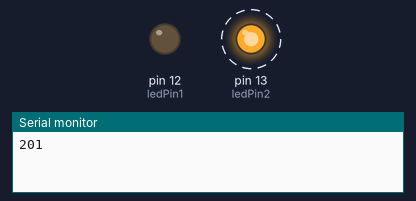
A sketch run on a simulated Arduino Uno, built with avr-gcc and run on an emulated ATmega328P. On the bench: output pins drawn as LEDs (lit = HIGH), the last lines printed to the serial monitor. Dashed ring = blinking.

Above: at 0.5 s.
At 2.5 s:
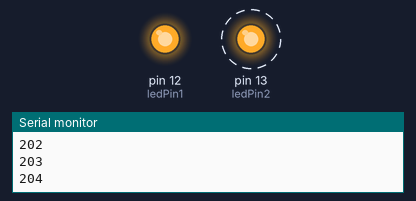
Timing chart, 0 to 5.2 s (numbered marks = the images above):
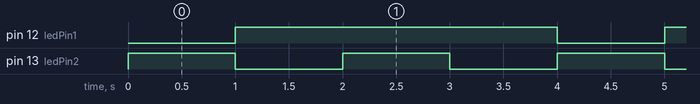

Measured:
- by itself, pin 12 (ledPin1): alternates HIGH for 3.0 s and LOW for 1.0 s
- by itself, pin 13 (ledPin2): alternates HIGH for 1.0 s and LOW for 1.0 s
- by itself, everything shown: repeats every 4.0 s, in 6 steps

The sketch:

multiplo2ou3.ino
```cpp
// Materiais: 2 leds, fios, breadboard, 2 220 ohm resistores
// Exercício 1.10

byte ledPin1 = 12;
byte ledPin2 = 13;
int counter = 200;

void setup() {
  pinMode(ledPin1, OUTPUT);
  pinMode(ledPin2, OUTPUT);
  Serial.begin(9600);
}

void loop() {
  counter++;

	digitalWrite(ledPin1, (counter % 2 == 0));
	digitalWrite(ledPin2, (counter % 3 == 0));

  if (counter == 400) counter = 200;

  Serial.println(counter);

  if (counter % 2 == 0 || counter % 3 == 0) delay(1000);
}
```
